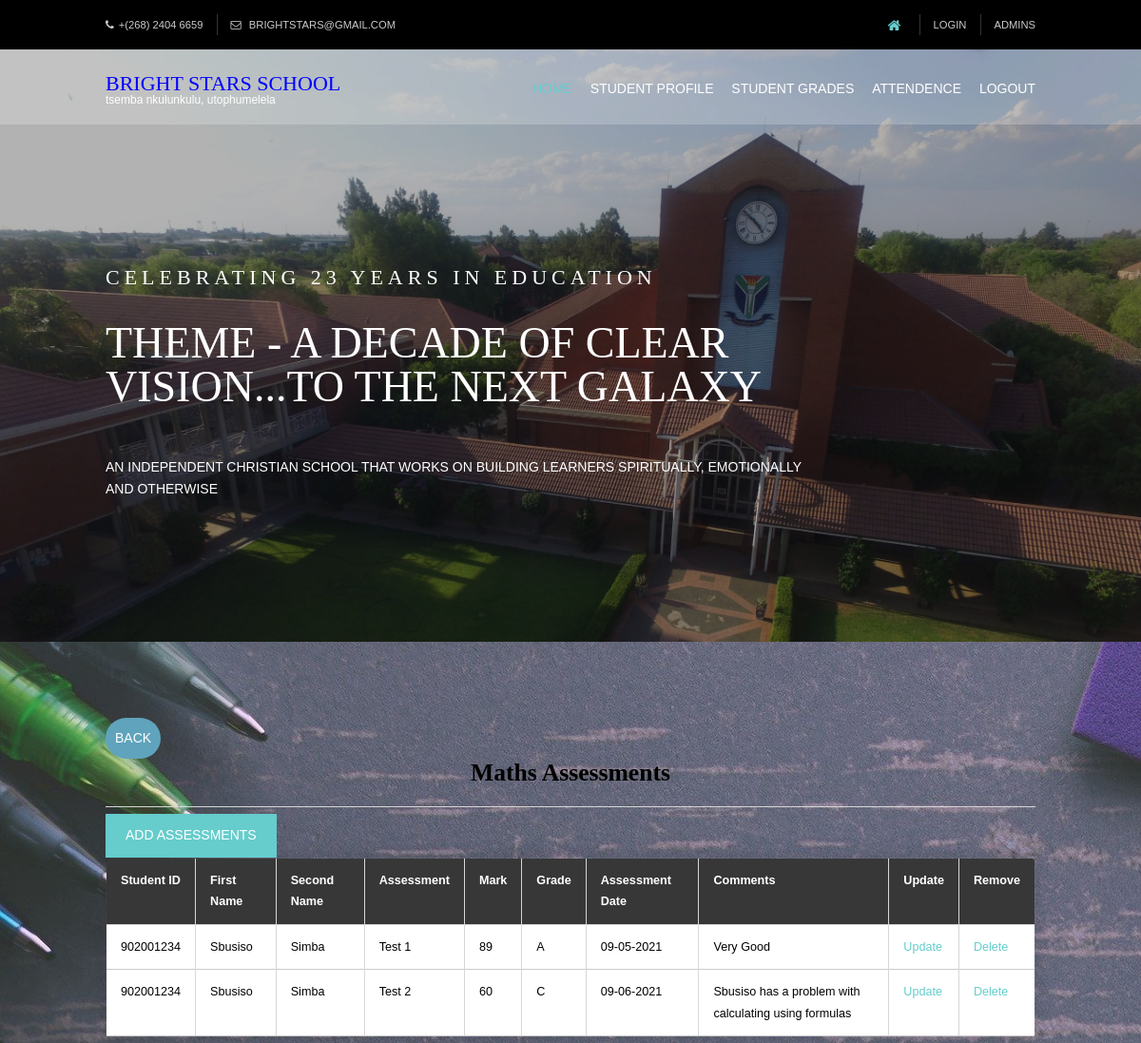
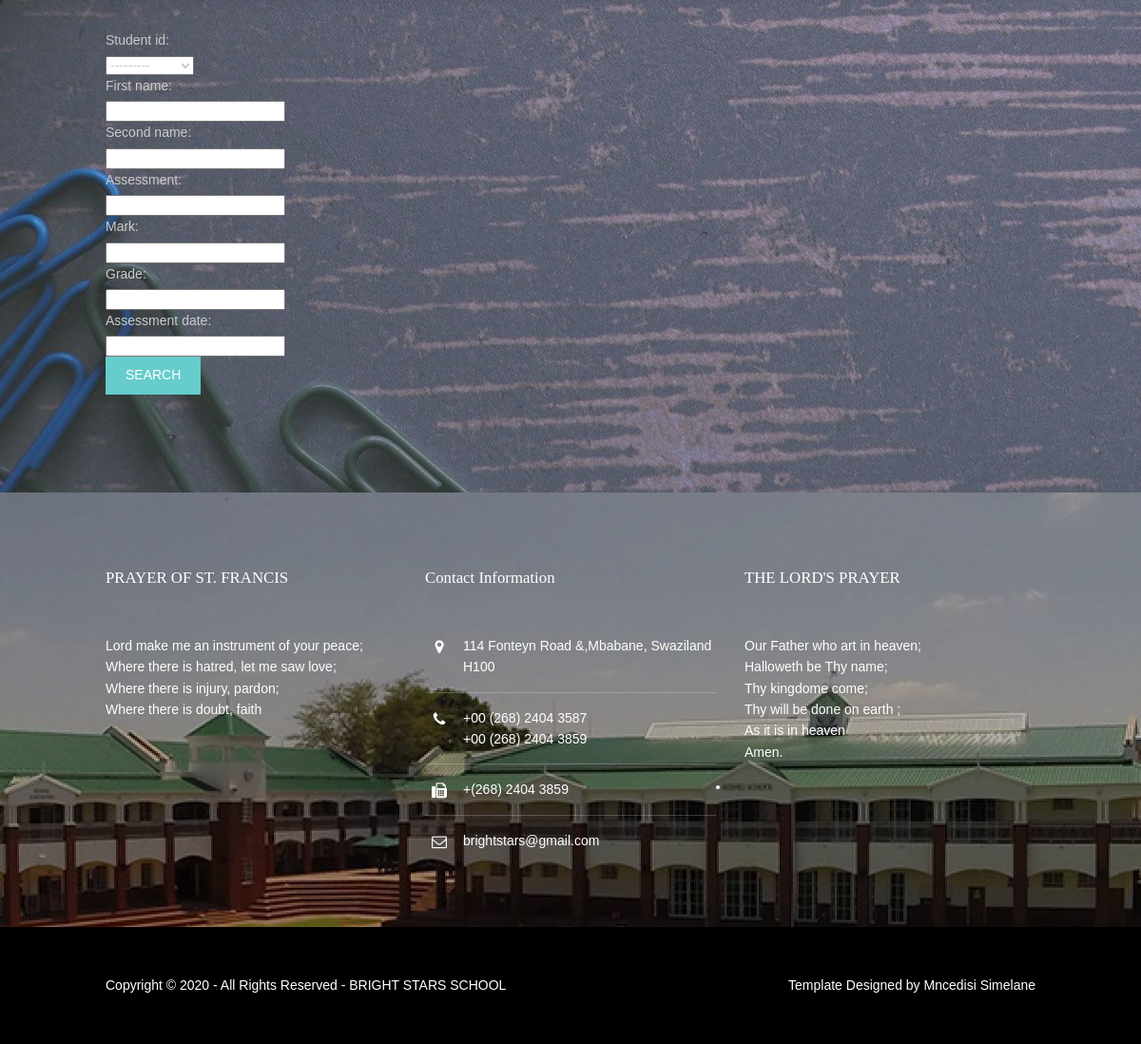
The app's page /maths/ (signed in) with its own data (2 pictures, top to bottom).
### school/models.py (models this page shows, shortened)
class math(models.Model):
	student_id = models.ForeignKey(student_profile, null=True, on_delete=models.SET_NULL)
	first_name = models.CharField(max_length=200, null=True)
	second_name = models.CharField(max_length=200, null=True)
	assessment = models.CharField(max_length=200, null=True)
	mark = models.CharField(max_length=200, null=True)
	grade = models.CharField(max_length=200, null=True)
	assessment_date = models.CharField(max_length=200, null=True)
	comments = models.CharField(max_length=200, null=True, blank=True)

class student_profile(models.Model):
	student_id = models.CharField(max_length=20, primary_key=True)
	user = models.OneToOneField(User, null=True, on_delete=models.CASCADE)
	first_name = models.CharField(max_length=200, null=True)
	second_name = models.CharField(max_length=200, null=True)
	date_of_birth = models.CharField(max_length=200, null=True)
	nationality = models.CharField(max_length=200, null=True)
	grade_and_class = models.CharField(max_length=200, null=True)
	profile_pic = models.ImageField(default='default.jpg', null=True, blank=True)
	allergies =  models.CharField(max_length=200, null=True)
	subjects = models.ManyToManyField(subject)
	def __str__(self):
		return self.student_id

### school/views.py (the view)
# urls.py: path('maths/', views.maths, name="maths"),
@login_required(login_url='login')
def maths(request):
	maths = math.objects.all()
	myFilter = mathFilter(request.GET, queryset=maths)
	maths = myFilter.qs
	context = {'maths': maths, 'myFilter': myFilter}
	return render(request, 'school/maths.html', context)

### school/templates/school/maths.html (shortened to what this page needs)
{%  extends 'school/user_main.html' %}
{% block content %}
  <div class="ten">
  <main class="hoc container clear">
   <a class="myButton2" href="{% url 'teacher_panel' %}">Back</a>
<br>
<div class="row">
	<div class="col-md-7">
		<h5 align="center">Maths Assessments</h5>
		<hr>
		<div class="card card-body">
			<a class="btn btn-primary  btn-sm btn-block" href="{% url 'create_maths' %}">Add assessments</a>
			<table class="content-table">
				<thead>
				<tr>
					<th>Student ID</th>
					<th>First Name</th>
					<th>Second Name</th>
					<th>Assessment</th>
					<th>Mark</th>
					<th>Grade</th>
					<th>Assessment Date</th>
					<th>Comments</th>
					<th>Update</th>
					<th>Remove</th>
				</tr>
				</thead>
				<tbody>
				{% for i in maths %}
					<tr>
					<td>{{i.student_id}}</td>
					<td>{{i.first_name}}</td>
					<td>{{i.second_name}}</td>
					<td>{{i.assessment}}</td>
					<td>{{i.mark}}</td>
					<td>{{i.grade}}</td>
					<td>{{i.assessment_date}}</td>
					<td>{{i.comments}}</td>
					<td><a href="{% url 'update_maths' i.id %}">Update</a></td>
					<td><a href="{% url 'delete_maths' i.id %}">Delete</a></td>
					</tr>
				{% endfor %}
				</tbody>
			</table>
		</div>
	</div>
<br>
<div class="row">
	<div class="col">
		<div class="card card-body">
			<form method="get">
				{{myFilter.form}}
		    <button class="btn btn-primary" type="submit">Search</button>
		  </form>
		</div>
	</div>
</div>
<br>
</div>
</main>
</div>
{% endblock %}

### static/layout/styles/layout.css (style rules this page uses)
.container { padding:80px 0; }
*, *::before, *::after { transition:all .3s ease-in-out; }
table, th, td { border:1px solid; border-collapse:collapse; vertical-align:top; }
table, th { table-layout:auto; }
table { width:100%; margin-bottom:15px; }
th, td { padding:5px 8px; }
td { border-width:0 1px; }
body { color:#CBCBCB; background-color:#000000; }
a { color:#66CCCC; }
hr, .borderedbox { border-color:#D7D7D7; }
.btn, .btn.inverse:hover { color:#FFFFFF; background-color:#66CCCC; border-color:#66CCCC; }
table, th, td, #comments .avatar, #comments input, #comments textarea { border-color:#D7D7D7; }
th { color:#FFFFFF; background-color:#373737; }
tr, #comments li, #comments input[type="submit"], #comments input[type="reset"] { color:inherit; background-color:#FBFBFB; }
tr:nth-child(even), #comments li:nth-child(even) { color:inherit; background-color:#F7F7F7; }
table a, #comments a { background-color:inherit; }
@media screen and (min-width:978px) { .hoc { max-width:978px; } }

### static/layout/styles/framework.css (style rules this page uses)
html { overflow-y:scroll; overflow-x:hidden; }
html, body { margin:0; padding:0; font-size:14px; line-height:1.6em; }
*, *::before, *::after { box-sizing:border-box; }
.btn { display:inline-block; padding:10px 20px 12px; text-transform:uppercase; border:1px solid; }
.clear, .group { display:block; }
.clear::before, .clear::after, .group::before, .group::after { display:table; content:""; }
.clear, .clear::after, .group, .group::after { clear:both; }
a { outline:none; text-decoration:none; }
body, input, textarea, select { font-family:Verdana, Geneva, sans-serif; }
h1, h2, h3, h4, h5, h6, .heading { font-family:Georgia, "Times New Roman", Times, serif; }
form, fieldset, legend { margin:0; padding:0; border:none; }
label, input, textarea, select, button { display:block; resize:none; outline:none; color:inherit; font-size:inherit; font-family:inherit; vertical-align:middle; }
label { margin-bottom:5px; }
h1, h2, h3, h4, h5, h6, .heading { margin:0 0 20px 0; font-size:22px; line-height:normal; font-weight:normal; text-transform:capitalize; }
hr { display:block; width:100%; height:1px; border:solid; border-width:1px 0 0 0; }
.hoc { display:block; margin:0 auto; }
address, article, aside, figcaption, figure, footer, header, main, nav, section { display:block; margin:0; padding:0; }

### school/templates/school/maths.html (style rules this page uses)
div.ten { background-image: url("../images/r.jpg"); background-color: #c2e9fb; }
.content-table { border-collapse: collapse; margin-left: auto; margin-right: auto; font-size: 0.9em; min-width: 400px; border-radius: 5px 5px 0 0; overflow: hidden; box-shadow: 0 0 20px rgba(0, 0, 0, 0.15); }
.content-table thead tr { background-color: black; color: #ffffff; text-align: left; font-weight: bold; }
.content-table th { padding: 12px 15px; }
.content-table td { padding: 12px 15px; color: black; }
.content-table tbody tr { background-color: #ffff; }
.content-table tbody tr { border-bottom: 1px solid; }
.content-table tbody tr:nth-of-type(even) { background-color: white; }
.content-table tbody tr:last-of-type { border-bottom: 2px solid; }
h5 { font-family: Poiret One; font-size: 1.83em; font-weight: bold; color: black; float: center; }
.myButton2 { color: #fff !important; text-transform: uppercase; text-decoration: none; background: #60a3bc; padding: 10px; border-radius: 30px; display: inline-block; border: none; transition: all 0.4s ease 0s; }

### records on screen
math: student_id "902001234", first_name "Sbusiso", second_name "Simba", assessment "Test 1", mark "89", grade "A", assessment_date "09-05-2021", comments "Very Good"
math: student_id "902001234", first_name "Sbusiso", second_name "Simba", assessment "Test 2", mark "60", grade "C", assessment_date "09-06-2021", comments "Sbusiso has a problem with calculating using formulas"
student_profile: student_id "---------"
